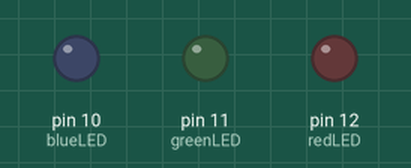
Simulated run of this sketch. Board: Arduino Uno, built with avr-gcc and run on an emulated ATmega328P. Parts: output pins drawn as LEDs (lit = HIGH).

Above: at 0.15 s.
At 0.7 s:
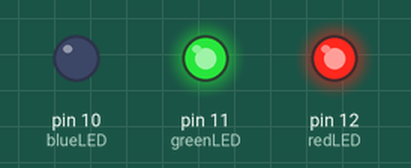
At 1.1 s:
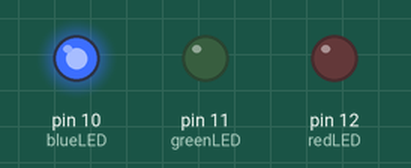
At 1.35 s:
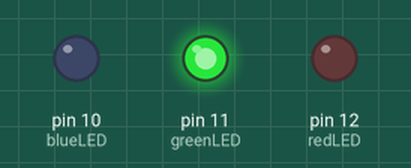
At 1.9 s:
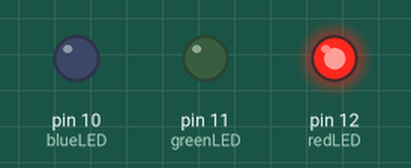
At 2.25 s:
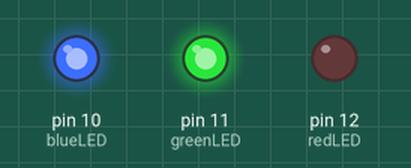
Timing chart, 0 to 3.0 s (numbered marks = the images above):
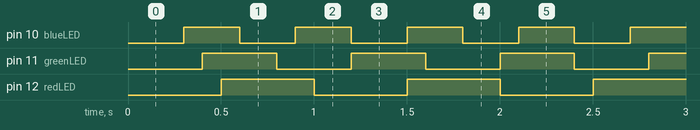

The sketch:

blinkAcude.ino
```cpp
// Which pins are connected to which LED
const byte greenLED = 11;
const byte redLED = 12;
const byte blueLED = 10;

// Time periods of blinks in milliseconds (1000 to a second).
const unsigned long greenLEDinterval = 400;
const unsigned long redLEDinterval = 500;
const unsigned long blueLEDinterval = 300;

// Variable holding the timer value so far. One for each "Timer"
unsigned long greenLEDtimer;
unsigned long redLEDtimer;
unsigned long blueLEDtimer;

void setup ()
  {
  pinMode (greenLED, OUTPUT);
  pinMode (redLED, OUTPUT);
  pinMode (blueLED, OUTPUT);
  greenLEDtimer = millis ();
  redLEDtimer = millis ();
  blueLEDtimer = millis ();
  }  // end of setup

void toggleGreenLED ()
  {
   if (digitalRead (greenLED) == LOW)
      digitalWrite (greenLED, HIGH);
   else
      digitalWrite (greenLED, LOW);

  // remember when we toggled it
  greenLEDtimer = millis ();
  }  // end of toggleGreenLED

void toggleRedLED ()
  {
   if (digitalRead (redLED) == LOW)
      digitalWrite (redLED, HIGH);
   else
      digitalWrite (redLED, LOW);

  // remember when we toggled it
  redLEDtimer = millis ();
  }  // end of toggleRedLED


void toggleBlueLED ()
  {
   if (digitalRead (blueLED) == LOW)
      digitalWrite (blueLED, HIGH);
   else
      digitalWrite (blueLED, LOW);

  // remember when we toggled it
  blueLEDtimer = millis ();
  }  // end of toggleRedLED

void loop ()
  {

  // Handling the blink of one LED.
  if ( (millis () - greenLEDtimer) >= greenLEDinterval)
     toggleGreenLED ();

  // The other LED is controlled the same way. Repeat for more LEDs
  if ( (millis () - redLEDtimer) >= redLEDinterval)
    toggleRedLED ();

  if ( (millis () - blueLEDtimer) >= blueLEDinterval)
    toggleBlueLED ();

/* Other code that needs to execute goes here.
   It will be called many thousand times per second because the above code
   does not wait for the LED blink interval to finish. */

}  // end of loop
```

Measured:
- by itself, pin 10 (blueLED): alternates HIGH for 0.30 s and LOW for 0.30 s
- by itself, pin 11 (greenLED): alternates HIGH for 0.40 s and LOW for 0.40 s
- by itself, pin 12 (redLED): alternates HIGH for 0.50 s and LOW for 0.50 s
